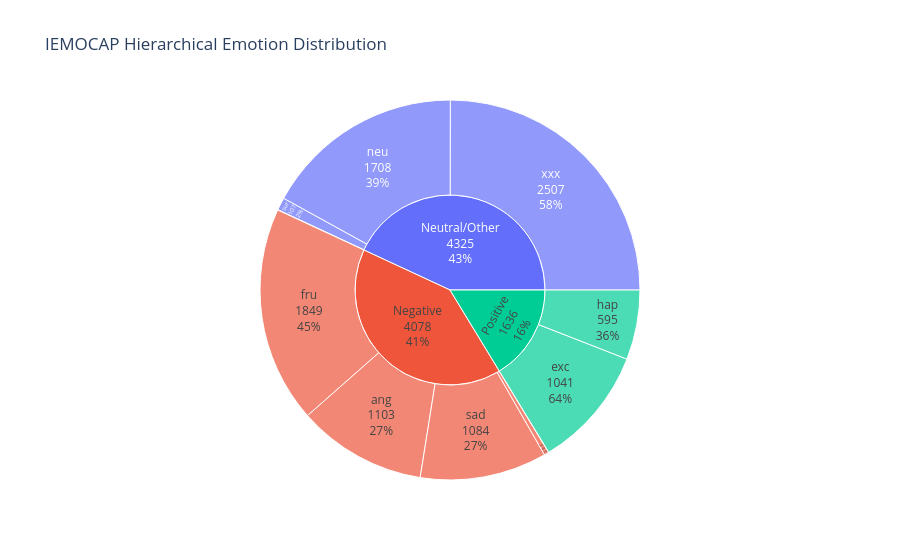

The code cell stored with this chart in its notebook:
### Markdown cell above
## 🔬 PART 1: DATA-DRIVEN EDA

### Step 1.1: Hierarchical Label Distribution
**Description:** Visualizes the dataset's class distribution and hierarchical structure. Maps the native IEMOCAP emotions into 3 macro-sentiments (Positive, Neutral/Other, Negative) to observe class imbalances across different granularities using a Sunburst chart.

### Code cell
# =====================================================================
# HIERARCHICAL MAPPING STRATEGY
# =====================================================================
def assign_macro_sentiment(emotion):
    """Maps raw emotions to macro-sentiments based on IEMOCAP conventions."""
    if emotion in ['hap', 'exc']:
        return 'Positive'
    elif emotion in ['ang', 'sad', 'fea', 'dis', 'fru']:
        return 'Negative'
    else:
        return 'Neutral/Other' # Includes 'neu', 'sur', 'oth', 'xxx'

# Apply mapping
df['Macro_Sentiment'] = df['Raw_Emotion'].apply(assign_macro_sentiment)

# Prepare data for Sunburst Chart
sunburst_data = df.groupby(['Macro_Sentiment', 'Raw_Emotion']).size().reset_index(name='Count')

# Generate Interactive Sunburst Chart using Plotly
fig = px.sunburst(
    sunburst_data, 
    path=['Macro_Sentiment', 'Raw_Emotion'], 
    values='Count',
    title="IEMOCAP Hierarchical Emotion Distribution",
    color='Macro_Sentiment',
    color_discrete_map={
        'Negative': '#EF553B', 
        'Positive': '#00CC96', 
        'Neutral/Other': '#636EFA'
    }
)

fig.update_traces(textinfo="label+percent parent+value")
fig.show()
# NOTE: In a Jupyter Notebook, this will render an interactive HTML chart.

### Figure 1 — Plotly figure (JSON) as saved in the notebook; plotly's stock layout.template omitted (floating-point values rounded to 4 significant figures)
{"data": [{"branchvalues": "total", "customdata": [["Negative"], ["Negative"], ["Negative"], ["Negative"], ["Negative"], ["Negative"], ["Neutral/Other"], ["Neutral/Other"], ["Neutral/Other"], ["Neutral/Other"], ["Neutral/Other"], ["Positive"], ["Positive"], ["Positive"]], "domain": {"x": [0, 1], "y": [0, 1]}, "hovertemplate": "labels=%{label}<br>Count=%{value}<br>parent=%{parent}<br>id=%{id}<br>Macro_Sentiment=%{customdata[0]}<extra></extra>", "ids": ["Negative/ang", "Negative/dis", "Negative/fea", "Negative/fru", "Negative/sad", "Negative", "Neutral/Other/neu", "Neutral/Other/oth", "Neutral/Other/sur", "Neutral/Other/xxx", "Neutral/Other", "Positive/exc", "Positive/hap", "Positive"], "labels": ["ang", "dis", "fea", "fru", "sad", "Negative", "neu", "oth", "sur", "xxx", "Neutral/Other", "exc", "hap", "Positive"], "marker": {"colors": ["#EF553B", "#EF553B", "#EF553B", "#EF553B", "#EF553B", "#EF553B", "#636EFA", "#636EFA", "#636EFA", "#636EFA", "#636EFA", "#00CC96", "#00CC96", "#00CC96"]}, "name": "", "parents": ["Negative", "Negative", "Negative", "Negative", "Negative", "", "Neutral/Other", "Neutral/Other", "Neutral/Other", "Neutral/Other", "", "Positive", "Positive", ""], "textinfo": "label+percent parent+value", "type": "sunburst", "values": [1103.0, 2.0, 40.0, 1849.0, 1084.0, 4078.0, 1708.0, 3.0, 107.0, 2507.0, 4325.0, 1041.0, 595.0, 1636.0]}], "layout": {"legend": {"tracegroupgap": 0}, "title": {"text": "IEMOCAP Hierarchical Emotion Distribution"}}}
